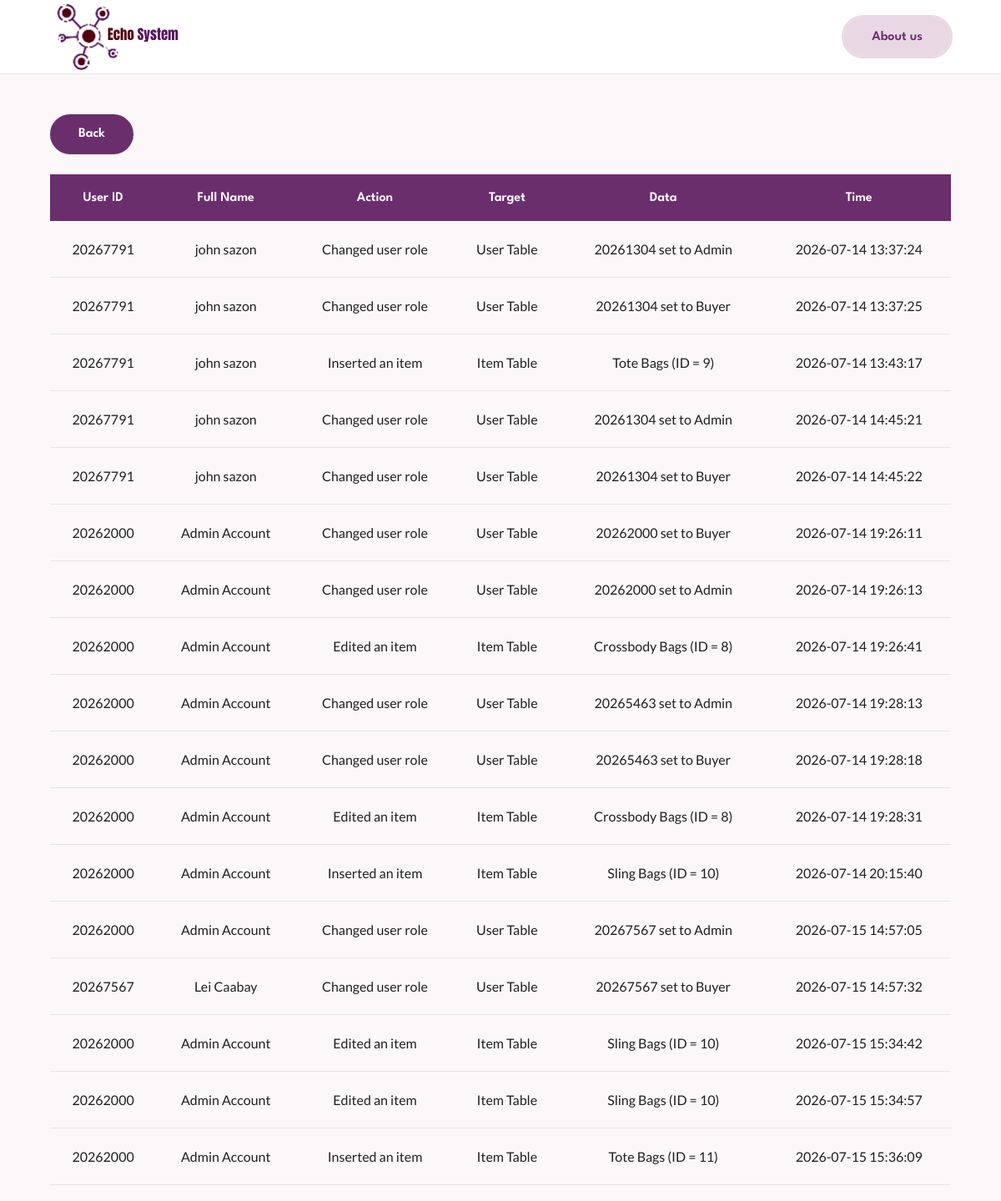
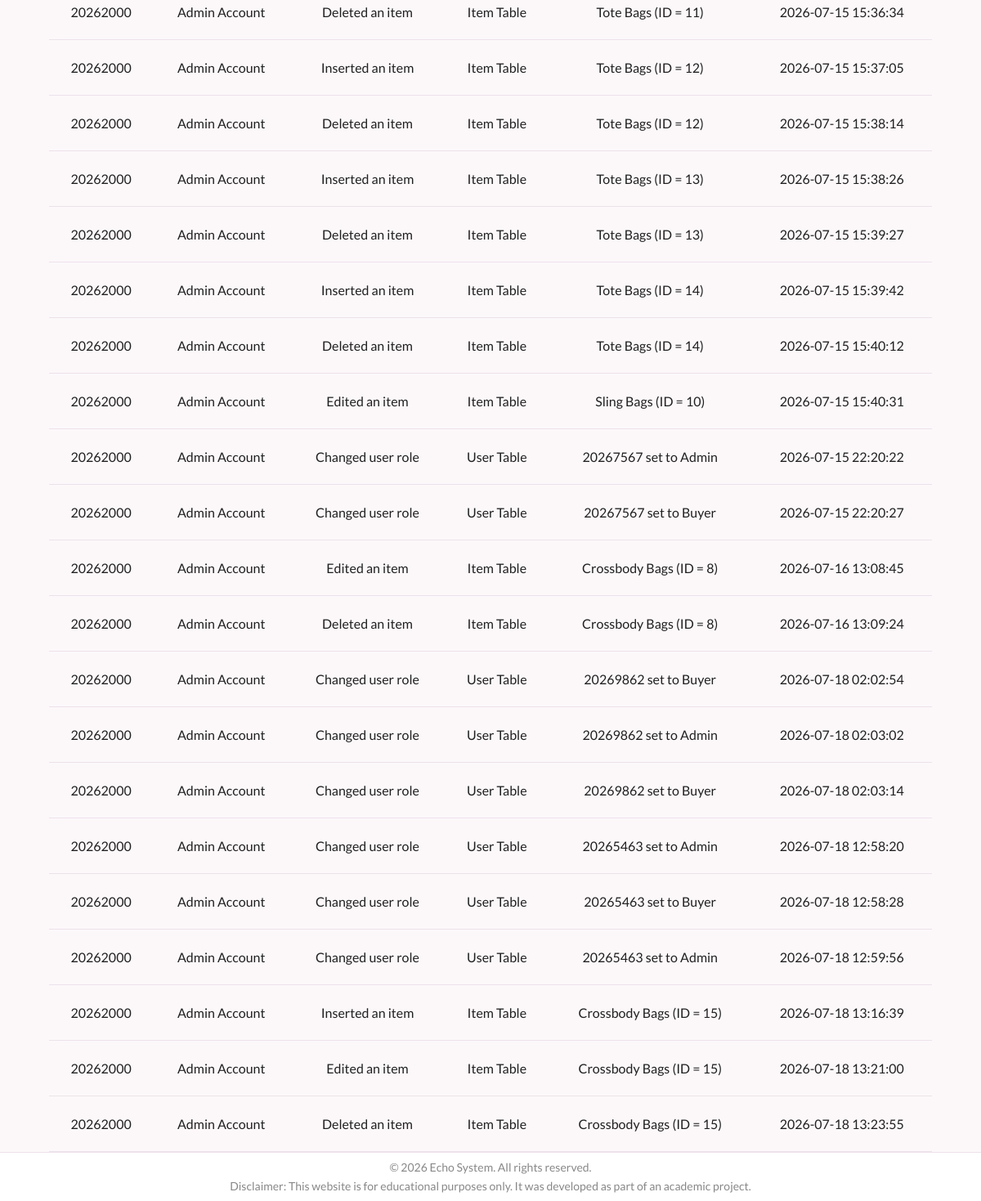
The app's page /audit_log.php (signed in) with its own data (2 pictures, top to bottom).
### tables this page shows
CREATE TABLE `audit_log` (
  `user` varchar(50) NOT NULL,
  `user_name` varchar(50) NOT NULL,
  `action` varchar(50) NOT NULL,
  `target` varchar(50) NOT NULL,
  `data` varchar(50) NOT NULL,
  `timestamp` timestamp NOT NULL DEFAULT current_timestamp()
);

### audit_log.php (the view, shortened to what this page needs)
<?php
require('db(be).php');
require 'header.php';
?>
    <div class="container">
        <div style="display:flex;justify-content: space-between; margin-top:3rem;">
            <a href="adminHome.php" class="btn btn-primary">
                Back
            </a>
        </div>
        <table style="margin-top: 1.5rem;">
           <thead>
               <tr>
                   <th>User ID</th>
                   <th>Full Name</th>
                   <th>Action</th>
                   <th>Target</th>
                   <th>Data</th>
                   <th>Time</th>
               </tr>
           </thead>
           <tbody>
               <?php
               $sql = "SELECT * FROM audit_log";
               $result = mysqli_query($conn, $sql);
               while ($row = mysqli_fetch_assoc($result)) {
                   echo "<tr>";
                   echo "<td>" . htmlspecialchars($row['user']) . "</td>";
                   echo "<td>" . htmlspecialchars($row['user_name']) . "</td>";
                   echo "<td>" . htmlspecialchars($row['action']) . "</td>";
                   echo "<td>" . htmlspecialchars($row['target']) . "</td>";
                   echo "<td>" . htmlspecialchars($row['data']) . "</td>";
                   echo "<td>" . htmlspecialchars($row['timestamp']) . "</td>";
                   echo "</tr>";
               }
               ?>
           </tbody>
        </table>
    </div>
<?php require 'footer.php';?>

### css/style.css (style rules this page uses)
:root { --primary-color:#6B2E6D; --primary-color-alt:#532455; --secondary-color:#E9D8E3; --secondary-color-alt:#D6C0D1; --accent-color:#8B2332; --title-color:#202020; --text-color:#555555; --text-light:#888888; --body-color:#FCF8FA; --container-color:#FFFFFF; --border-color:#ECE2EA; --body-font:'Lato', sans-serif; --heading-font:'League Spartan', sans-serif; --big-font:clamp(3rem,6vw,5rem); --h1-font:clamp(2.5rem,5vw,3.5rem); --h2-font:2.3rem; --h3-font:1.5rem; --normal-font:1rem; --small-font:.875rem; --weight-400:400; --weight-500:500; --weight-600:600; --weight-700:700; --radius-sm:8px; --radius-md:15px; --radius-lg:50px; --shadow:0 15px 35px rgba(0,0,0,.08); --transition:.35s ease; }
* { margin:0; padding:0; box-sizing:border-box; }
html { scroll-behavior:smooth; }
body { font-family:var(--body-font); background:var(--body-color); color:var(--text-color); min-height:100vh; display:flex; flex-direction:column; overflow-x:hidden; }
a { text-decoration:none; color:inherit; }
.container { width: 90%; max-width: 1200px; margin: 0 auto; }
.btn { display:inline-flex; justify-content:center; align-items:center; padding:.9rem 2rem; border-radius:50px; cursor:pointer; font-family:var(--heading-font); font-size:1rem; font-weight:600; transition:var(--transition); }
.btn-primary { background:var(--primary-color); color:#fff; border:2px solid var(--primary-color); }
table { width:100%; border-collapse:collapse; }
thead { background:var(--primary-color); }
thead th { color:#fff; font-family:var(--heading-font); font-weight:var(--weight-600); font-size:1rem; text-align:center; padding:1.3rem 1rem; }
tbody td { padding:1.5rem 1rem; font-size:var(--normal-font); color:var(--title-color); text-align:center; border-bottom:1px solid var(--border-color); }

### records on screen
audit_log: user "20267791", user_name "john sazon", action "Changed user role", target "User Table", data "20261304 set to Admin", timestamp "2026-07-14 13:37:24"
audit_log: user "20267791", user_name "john sazon", action "Changed user role", target "User Table", data "20261304 set to Buyer", timestamp "2026-07-14 13:37:25"
audit_log: user "20267791", user_name "john sazon", action "Inserted an item", target "Item Table", data "Tote Bags (ID = 9)", timestamp "2026-07-14 13:43:17"
audit_log: user "20267791", user_name "john sazon", action "Changed user role", target "User Table", data "20261304 set to Admin", timestamp "2026-07-14 14:45:21"
audit_log: user "20267791", user_name "john sazon", action "Changed user role", target "User Table", data "20261304 set to Buyer", timestamp "2026-07-14 14:45:22"
audit_log: user "20262000", user_name "Admin Account", action "Changed user role", target "User Table", data "20262000 set to Buyer", timestamp "2026-07-14 19:26:11"
audit_log: user "20262000", user_name "Admin Account", action "Changed user role", target "User Table", data "20262000 set to Admin", timestamp "2026-07-14 19:26:13"
audit_log: user "20262000", user_name "Admin Account", action "Edited an item", target "Item Table", data "Crossbody Bags (ID = 8)", timestamp "2026-07-14 19:26:41"
audit_log: user "20262000", user_name "Admin Account", action "Changed user role", target "User Table", data "20265463 set to Admin", timestamp "2026-07-14 19:28:13"
audit_log: user "20262000", user_name "Admin Account", action "Changed user role", target "User Table", data "20265463 set to Buyer", timestamp "2026-07-14 19:28:18"
audit_log: user "20262000", user_name "Admin Account", action "Edited an item", target "Item Table", data "Crossbody Bags (ID = 8)", timestamp "2026-07-14 19:28:31"
audit_log: user "20262000", user_name "Admin Account", action "Inserted an item", target "Item Table", data "Sling Bags (ID = 10)", timestamp "2026-07-14 20:15:40"
audit_log: user "20262000", user_name "Admin Account", action "Changed user role", target "User Table", data "20267567 set to Admin", timestamp "2026-07-15 14:57:05"
audit_log: user "20267567", user_name "Lei Caabay", action "Changed user role", target "User Table", data "20267567 set to Buyer", timestamp "2026-07-15 14:57:32"
audit_log: user "20262000", user_name "Admin Account", action "Edited an item", target "Item Table", data "Sling Bags (ID = 10)", timestamp "2026-07-15 15:34:42"
audit_log: user "20262000", user_name "Admin Account", action "Edited an item", target "Item Table", data "Sling Bags (ID = 10)", timestamp "2026-07-15 15:34:57"
audit_log: user "20262000", user_name "Admin Account", action "Inserted an item", target "Item Table", data "Tote Bags (ID = 11)", timestamp "2026-07-15 15:36:09"
audit_log: user "20262000", user_name "Admin Account", action "Deleted an item", target "Item Table", data "Tote Bags (ID = 11)", timestamp "2026-07-15 15:36:34"
audit_log: user "20262000", user_name "Admin Account", action "Inserted an item", target "Item Table", data "Tote Bags (ID = 12)", timestamp "2026-07-15 15:37:05"
audit_log: user "20262000", user_name "Admin Account", action "Deleted an item", target "Item Table", data "Tote Bags (ID = 12)", timestamp "2026-07-15 15:38:14"
audit_log: user "20262000", user_name "Admin Account", action "Inserted an item", target "Item Table", data "Tote Bags (ID = 13)", timestamp "2026-07-15 15:38:26"
audit_log: user "20262000", user_name "Admin Account", action "Deleted an item", target "Item Table", data "Tote Bags (ID = 13)", timestamp "2026-07-15 15:39:27"
audit_log: user "20262000", user_name "Admin Account", action "Inserted an item", target "Item Table", data "Tote Bags (ID = 14)", timestamp "2026-07-15 15:39:42"
audit_log: user "20262000", user_name "Admin Account", action "Deleted an item", target "Item Table", data "Tote Bags (ID = 14)", timestamp "2026-07-15 15:40:12"
audit_log: user "20262000", user_name "Admin Account", action "Edited an item", target "Item Table", data "Sling Bags (ID = 10)", timestamp "2026-07-15 15:40:31"
audit_log: user "20262000", user_name "Admin Account", action "Changed user role", target "User Table", data "20267567 set to Admin", timestamp "2026-07-15 22:20:22"
audit_log: user "20262000", user_name "Admin Account", action "Changed user role", target "User Table", data "20267567 set to Buyer", timestamp "2026-07-15 22:20:27"
audit_log: user "20262000", user_name "Admin Account", action "Edited an item", target "Item Table", data "Crossbody Bags (ID = 8)", timestamp "2026-07-16 13:08:45"
audit_log: user "20262000", user_name "Admin Account", action "Deleted an item", target "Item Table", data "Crossbody Bags (ID = 8)", timestamp "2026-07-16 13:09:24"
audit_log: user "20262000", user_name "Admin Account", action "Changed user role", target "User Table", data "20269862 set to Buyer", timestamp "2026-07-18 02:02:54"
audit_log: user "20262000", user_name "Admin Account", action "Changed user role", target "User Table", data "20269862 set to Admin", timestamp "2026-07-18 02:03:02"
audit_log: user "20262000", user_name "Admin Account", action "Changed user role", target "User Table", data "20269862 set to Buyer", timestamp "2026-07-18 02:03:14"
audit_log: user "20262000", user_name "Admin Account", action "Changed user role", target "User Table", data "20265463 set to Admin", timestamp "2026-07-18 12:58:20"
audit_log: user "20262000", user_name "Admin Account", action "Changed user role", target "User Table", data "20265463 set to Buyer", timestamp "2026-07-18 12:58:28"
audit_log: user "20262000", user_name "Admin Account", action "Changed user role", target "User Table", data "20265463 set to Admin", timestamp "2026-07-18 12:59:56"
audit_log: user "20262000", user_name "Admin Account", action "Inserted an item", target "Item Table", data "Crossbody Bags (ID = 15)", timestamp "2026-07-18 13:16:39"
audit_log: user "20262000", user_name "Admin Account", action "Edited an item", target "Item Table", data "Crossbody Bags (ID = 15)", timestamp "2026-07-18 13:21:00"
audit_log: user "20262000", user_name "Admin Account", action "Deleted an item", target "Item Table", data "Crossbody Bags (ID = 15)", timestamp "2026-07-18 13:23:55"
